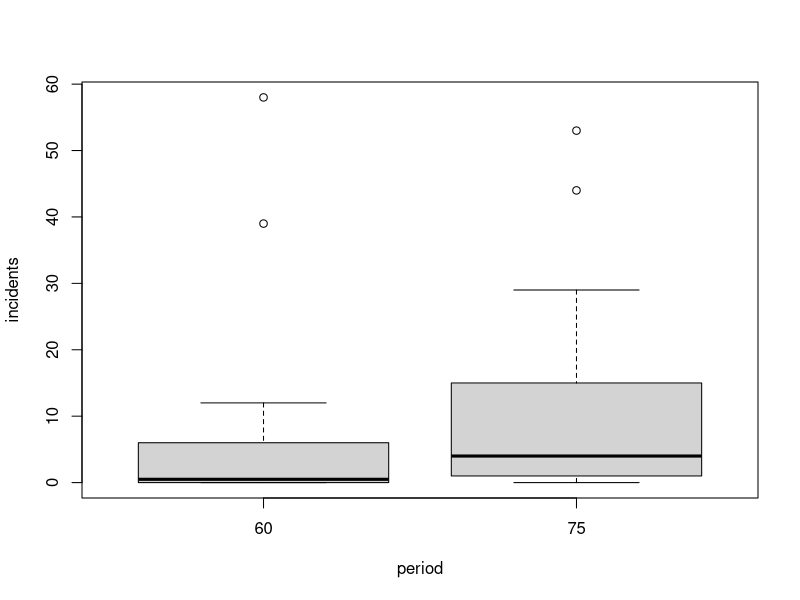

Reproduce this figure in R.
### R Stats T-Tests 2 Sample

# Exercises: 2 sample T test

# dataset = ships, library = MASS

# get familiar with the dataset ships
# we are interested in the relationship of period and incidents
# use an appropriate graphical tool to show the relationship
# use a T ttest to compare the incidents in the 2 periods ( code it in 2 different ways)
# are there significant difference in period?

library(MASS)
? ships
attach(ships)
head(ships)

boxplot(incidents ~ period)

t.test(incidents ~ period)

t.test(incidents[period==60], incidents[period==75])